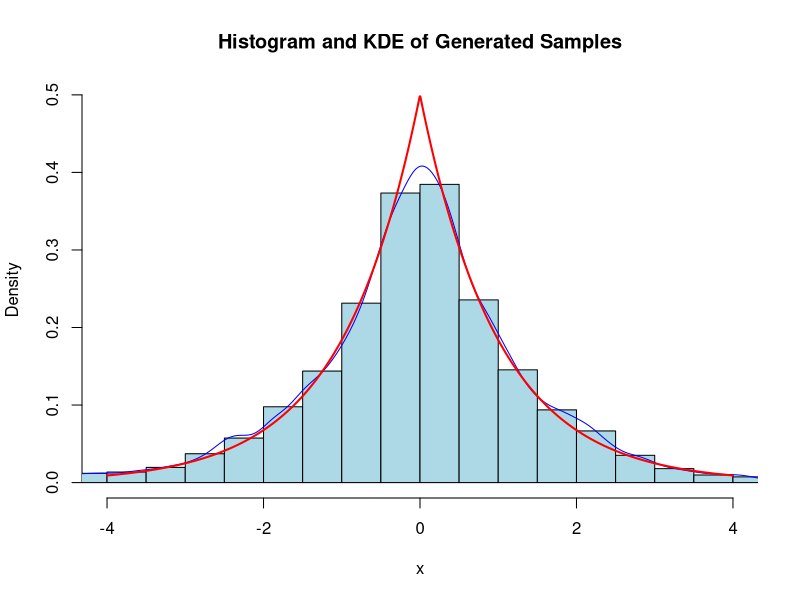
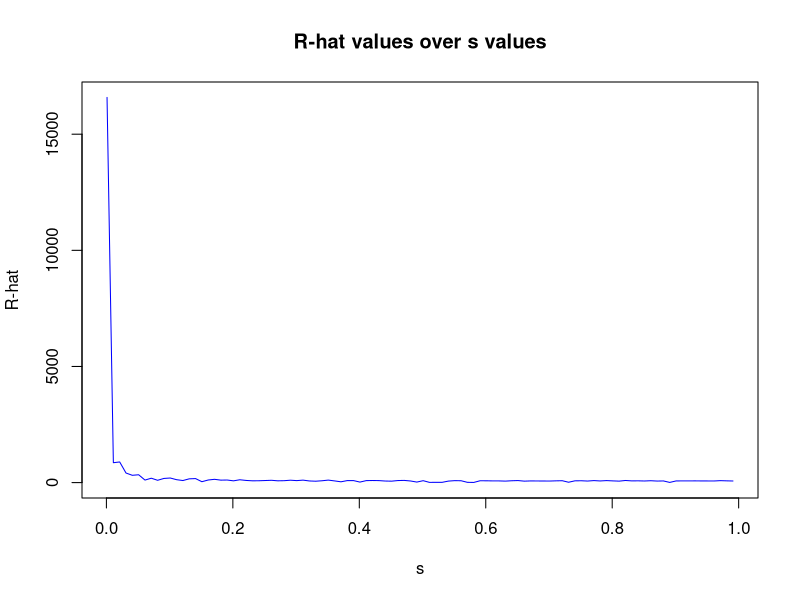

Write R code to recreate these figures, in order.
########################
## PART 1(A)
########################

# Define probability density function f(x)
f <- function(x) {
  0.5 * exp(-abs(x))
}

# Set up number of samples and standard deviation
N <- 10000
s <- 1

# Initialise variables
x <- numeric(N)
x[1] <- rnorm(1) # Generate single random number from normal distribution with mean 0 and standard deviation 1

# Execute Metropolis-Hastings algorithm
for (i in 2:N) { 
  # Simulate random number x* from normal distribution with mean x[i-1] and standard deviation s
  x_star <- rnorm(1, mean = x[i-1], sd = s)
  
  # Compute ratio r(x*, x[i-1])
  r <- f(x_star) / f(x[i-1])
  
  # Generate random number u from uniform distribution
  u <- runif(1)
  
  # Accept or reject x* value based on ratio and u
  if (log(u) < log(r)) {
    x[i] <- x_star # Accept x*, set xi = x*
  } else {
    x[i] <- x[i-1] # Reject x*, set xi = x[i-1]
  }
}

# Calculate kernel density estimate
dens <- density(x)

# Determine the maximum density value
max_density <- max(dens$y)

# Determine the range of the generated samples
x_min <- min(x)
x_max <- max(x)

# Determine the maximum value of the true density function f(x)
max_true_density <- max(f(seq(x_min, x_max, length.out = 1000)))

# Plot histogram and kernel density estimate
hist(x, freq = FALSE, main = "Histogram and KDE of Generated Samples", xlab = "x", ylim = c(0, max_true_density), xlim = c(-4, 4), col = "lightblue", breaks = 50)
lines(dens, col = "blue")

# Overlay f(x) graph
curve(0.5 * exp(-abs(x)), xlim = c(-4, 4), ylim = c(0, max_true_density), add = TRUE, col = "red", lwd = 2, n = 1000)

# Calculate sample mean and standard deviation
sample_mean <- mean(x)
sample_sd <- sd(x)

# Print sample mean and standard deviation
cat("Sample Mean:", sample_mean, "\n")
cat("Sample Standard Deviation:", sample_sd, "\n")


########################
## PART 1(B)
########################

# Function to generate Metropolis-Hastings samples for a given s
metropolis_hastings <- function(N, s, J) {
  chains <- matrix(0, nrow = N, ncol = J)
  for (j in 1:J) {
    x <- numeric(N)
    x[1] <- runif(1, -10, 10)
    for (i in 2:N) {
      x_star <- rnorm(1, mean = x[i-1], sd = s)
      r <- exp(0.5 * (abs(x_star) - abs(x[i-1])))
      u <- runif(1)
      if (log(u) < log(r)) {
        x[i] <- x_star
      } else {
        x[i] <- x[i-1]
      }
    }
    chains[, j] <- x
  }
  return(chains)
}

# Function to compute R-hat value for a given s
compute_rhat <- function(N, s, J) {
  chains <- metropolis_hastings(N, s, J)
  
  M_j <- colMeans(chains)  # Compute sample mean for each chain
  V_j <- apply(chains, 2, function(x) mean((x - mean(x))^2))  # Compute within-sample variance for each chain
  
  W <- mean(V_j)  # Overall within-sample variance
  M <- mean(M_j)  # Overall sample mean
  
  B <- N * mean((M_j - M)^2)  # Between-sample variance
  
  R_hat <- sqrt((B + W) / W)
  
  return(R_hat)
}

# Calculate R-hat for N = 2000, s = 0.001 and J = 4
# Set parameters
N <- 2000
s <- 0.001
J <- 4

# Calculate R-hat value
R_hat <- compute_rhat(N, s, J)
cat("R-hat value:", R_hat, "\n")

# R-hat value calculated: 6520.643 

# Set new parameters for graph
N <- 2000
J <- 4
s_values <- seq(0.001, 1, by = 0.01)

# Calculate R-hat values for each s
R_hat_values <- sapply(s_values, function(s) compute_rhat(N, s, J))

# Plot R-hat values over s values
plot(s_values, R_hat_values, type = "l", xlab = "s", ylab = "R-hat",
     main = "R-hat values over s values", col = "blue", ylim = c(0, max(R_hat_values)))

## Based on the plot results, R-hat values decrease and eventually stabilise as s increases, indicating convergence.
